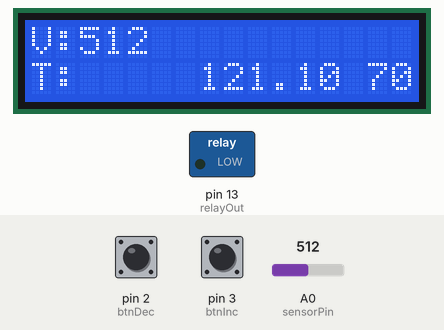
Simulated run of this sketch. Board: Arduino Uno, built with avr-gcc and run on an emulated ATmega328P. Shown: 16×2 character LCD, switched loads named in the sketch (green lamp = pin HIGH). The test bench sets the inputs (shaded band); at power-on: A0 (sensorPin) = 512, pin 2 (btnDec) HIGH, pin 3 (btnInc) HIGH.

Above: at 1.2 s.
1.3 s: A0 (sensorPin) set to 806
At 2.5 s:
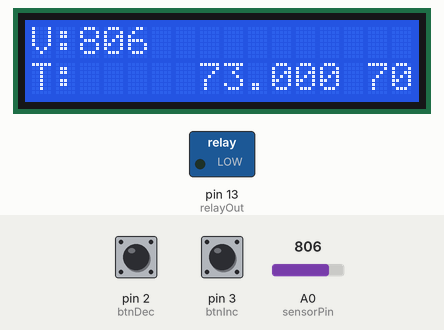
2.8 s: A0 (sensorPin) set to 840
At 3.6 s:
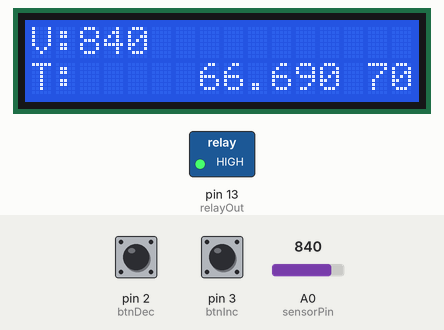
4.3 s: pin 2 (btnDec) pulled LOW for 0.15 s
At 4.7 s:
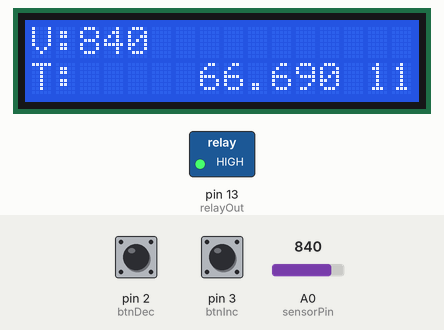
5.9 s: A0 (sensorPin) set to 818
At 7.1 s:
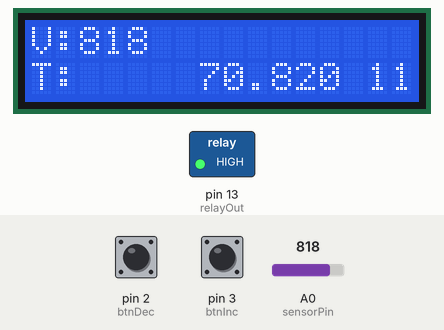
7.4 s: pin 3 (btnInc) pulled LOW for 0.15 s
At 8.3 s:
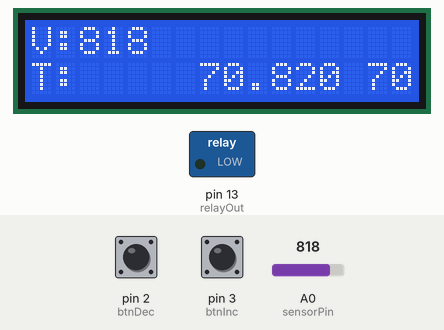
9.0 s: pin 2 (btnDec) pulled LOW for 1 s
At 9.6 s:
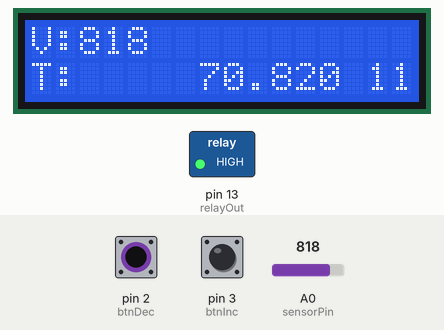
Timing chart, 0 to 12.0 s (numbered marks = the images above; inputs shaded):
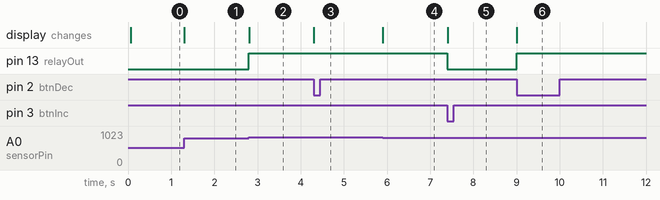

The sketch:

temp-heater-2018.ino
```cpp
/*what's left
 * timeout protection
 * limits for any variable
 */
// include the library code:
#include <LiquidCrystal.h>
#include <math.h>
int sensorPin = A0;    // select the input pin for the thermistor
int sensorValue = 0;  // variable to store the value coming from the sensor
double myTemperatureCelsius=0.0;
const int btnDec=2;
const int btnInc=3;
const int relayOut=13;
volatile int setPoint=70;
volatile int mode=0; // 0 for pla 1 for abs
int btnRead;
/* LCD RS pin 4 to digital pin 9          12
 * LCD Enable pin 6 to digital pin 8      11
 * LCD D4 pin 11 to digital pin 7          5
 * LCD D5 pin 12 to digital pin 6          4
 * LCD D6 pin 13 to digital pin 5          6
 * LCD D7 pin 14 to digital pin 4          7
 * LCD R/W pin 5 to ground
 * 10K resistor:
 * ends to +5V and ground
 * wiper to LCD VO pin (pin 3)
 * initialize the library with the numbers of the interface pins
 */
LiquidCrystal lcd(9, 8, 7, 6, 5, 4);
void setup() {
  lcd.begin(16, 2);
  lcd.print("V:");
  lcd.setCursor(7,0);

  // put your setup code here, to run once:
  pinMode(btnInc,INPUT);
  pinMode(btnDec,INPUT);
  pinMode(relayOut,OUTPUT);
  attachInterrupt(digitalPinToInterrupt(btnDec), pin_ISR_Dec, FALLING);
  attachInterrupt(digitalPinToInterrupt(btnInc), pin_ISR_Inc, FALLING);


}
void loop() {
  lcd.setCursor(0, 1);
  lcd.print("T:");
  lcd.setCursor(2, 0);
  lcd.print(sensorValue);
  lcd.setCursor(7, 1);
  lcd.print(myTemperatureCelsius);
  lcd.setCursor(14, 1);
  lcd.print(setPoint);

  sensorValue = analogRead(sensorPin);
  myTemperatureCelsius = MyThermistorFunction(sensorValue);
  if(mode==0){
    setPoint=70;
  }

  else if(mode==1){
    setPoint=110;
  }
  //aggressive
  if(myTemperatureCelsius<setPoint)
  {
    digitalWrite(relayOut,HIGH);
  }
  else if(myTemperatureCelsius>setPoint)
  {
    digitalWrite(relayOut,LOW);
  }
}
double MyThermistorFunction(int RawADC){
    double Temp;
    //the original y intercept was 120, the inverse of the slop was 0.1465798046, was giving temp 32 C in room temperature around 27 "air conditioner reading"
    //Temp=(RawADC+90)*0.15;
    //Temp=(RawADC+120)*0.15;

    if(RawADC>967)
    {
      Temp=(1081-RawADC)/3;
    }
    else if((RawADC<=967)&&(RawADC>928))
    {
      Temp=(1101.7272727272-RawADC)/3.54545454;
    }
    else if((RawADC<=928)&&(RawADC>880))
    {
      Temp=(1163.2-RawADC)/4.8;
    }
    else if((RawADC<=880)&&(RawADC>828))
    {
     Temp=(1186.8-RawADC)/5.2;
    }
    else if((RawADC<=828)&&(RawADC>773))
    {
      Temp=(1207.5-RawADC)/5.5;
    }
    else if(RawADC<=773)
    {
      Temp=(1262.8-RawADC)/6.2;
    }
    return Temp;
}
void pin_ISR_Inc()
{
  mode=0;
}
void pin_ISR_Dec()
{
  mode=1;
}
```

Measured:
- the behaviour switches between 822 and 823 on A0 (sensorPin) (found by bisection; images 1 and 2)
- after the input at 1.3 s, the display: changes at once (image 1)
- after the input at 2.8 s, pin 13 (relayOut): LOW → HIGH at once; the display: changes at once (image 2)
- after the input at 4.3 s, the display: changes at once (image 3)
- after the input at 5.9 s, the display: changes at once (image 4)
- after the input at 7.4 s, pin 13 (relayOut): HIGH → LOW at once; the display: changes at once (image 5)
- after the input at 9.0 s, pin 13 (relayOut): LOW → HIGH at once; the display: changes at once (image 6)
